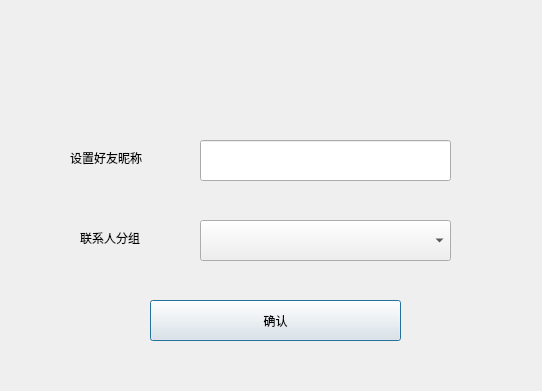
<?xml version="1.0" encoding="UTF-8"?>
<ui version="4.0">
 <class>Dialo</class>
 <widget class="QDialog" name="Dialo">
  <property name="geometry">
   <rect>
    <x>0</x>
    <y>0</y>
    <width>542</width>
    <height>391</height>
   </rect>
  </property>
  <property name="font">
   <font>
    <family>黑体</family>
   </font>
  </property>
  <property name="windowTitle">
   <string>Dialog</string>
  </property>
  <property name="sizeGripEnabled">
   <bool>false</bool>
  </property>
  <widget class="QLineEdit" name="lineEdit">
   <property name="geometry">
    <rect>
     <x>200</x>
     <y>140</y>
     <width>251</width>
     <height>41</height>
    </rect>
   </property>
   <property name="font">
    <font>
     <family>微软雅黑</family>
     <pointsize>10</pointsize>
    </font>
   </property>
   <property name="toolTip">
    <string>请输入用户账号</string>
   </property>
   <property name="placeholderText">
    <string notr="true"/>
   </property>
   <property name="clearButtonEnabled">
    <bool>false</bool>
   </property>
  </widget>
  <widget class="QWidget" name="top" native="true">
   <property name="geometry">
    <rect>
     <x>0</x>
     <y>0</y>
     <width>541</width>
     <height>81</height>
    </rect>
   </property>
   <widget class="QToolButton" name="closeBt">
    <property name="geometry">
     <rect>
      <x>510</x>
      <y>0</y>
      <width>31</width>
      <height>41</height>
     </rect>
    </property>
    <property name="cursor">
     <cursorShape>PointingHandCursor</cursorShape>
    </property>
    <property name="toolTip">
     <string>关闭</string>
    </property>
    <property name="text">
     <string/>
    </property>
    <property name="checkable">
     <bool>false</bool>
    </property>
    <property name="popupMode">
     <enum>QToolButton::DelayedPopup</enum>
    </property>
    <property name="autoRaise">
     <bool>true</bool>
    </property>
   </widget>
  </widget>
  <widget class="QPushButton" name="pbAdd">
   <property name="geometry">
    <rect>
     <x>150</x>
     <y>300</y>
     <width>251</width>
     <height>41</height>
    </rect>
   </property>
   <property name="text">
    <string>确认</string>
   </property>
   <property name="default">
    <bool>true</bool>
   </property>
  </widget>
  <widget class="QLabel" name="label_2">
   <property name="geometry">
    <rect>
     <x>70</x>
     <y>150</y>
     <width>101</width>
     <height>16</height>
    </rect>
   </property>
   <property name="text">
    <string>设置好友昵称</string>
   </property>
  </widget>
  <widget class="QLabel" name="label_3">
   <property name="geometry">
    <rect>
     <x>80</x>
     <y>230</y>
     <width>101</width>
     <height>16</height>
    </rect>
   </property>
   <property name="text">
    <string>联系人分组</string>
   </property>
  </widget>
  <widget class="QComboBox" name="comboBox">
   <property name="geometry">
    <rect>
     <x>200</x>
     <y>220</y>
     <width>251</width>
     <height>41</height>
    </rect>
   </property>
  </widget>
 </widget>
 <resources/>
 <connections/>
</ui>
